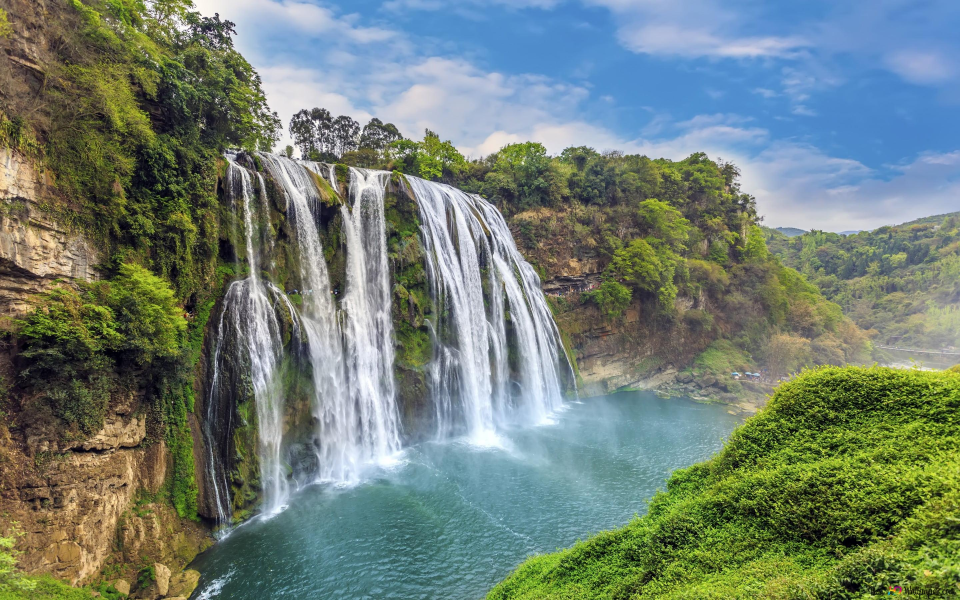
#> input picture imagens/cascata1.jpg, 2880 x 1800 px (shown at 1/3 size); its folder holds only this picture in this run
$ python edge_detection.py
#> lines starting #> are read from the running program, lines starting #| are printed output that depends on the picture; after the words box and inside, x2 and y2 are one past the last pixel; in counts of white or black regions, pixels touching at a corner belong together
import cv2, os
import numpy as np

# ───── parâmetros ─────
BLUR_KSIZE   = (5,5)     # kernel do GaussianBlur
SIGMA        = 0.33      # para auto_canny
DILATE_ITERS = 1         # para “abrir” ligeiramente as bordas
ERODE_ITERS  = 1
# ──────────────────────

INPUT  = os.path.join(os.path.dirname(__file__), "..", "imagens")
OUTPUT = os.path.join(os.path.dirname(__file__), "..", "resultados", "edges_adaptive")
os.makedirs(OUTPUT, exist_ok=True)

    #Limiares low e high(bordas)
def auto_canny(gray, sigma=SIGMA):
    v = np.median(gray)
    low  = int(max(0, (1.0 - sigma)*v))
    high = int(min(255, (1.0 + sigma)*v))
    return cv2.Canny(gray, low, high)

for fn in os.listdir(INPUT):
    if not fn.lower().endswith((".jpg","jpeg","png")): continue
    img = cv2.imread(os.path.join(INPUT, fn))
#> img is the input picture: shape (1800, 2880, 3); mean B, G, R 117.3, 128.4, 113.9
    if img is None: continue

    orig_h, orig_w = img.shape[:2]
#> orig_h = 1800; orig_w = 2880

    # ——— 1) escolha de ROI (automaticamente ou interactivamente) ———
    ROIS = {
      "tigre3.jpg":    (50, 50, 500, 300),
      "ponteee.jpg":   (100,100,800,400),
    }
    # 1) define e limite a ROI(x e y, coordenadas canto superior esquerdo do ROI e w,h são altura e largura do ROI)
    x, y, w, h = 0, 0, orig_w, orig_h
#> x = 0; y = 0; w = 2880; h = 1800
    x = max(0, min(x, orig_w-1))
    y = max(0, min(y, orig_h-1))
    w = max(1, min(w, orig_w - x))
    h = max(1, min(h, orig_h - y))
    sub = img[y:y+h, x:x+w]

    # ——— 2) blur para reduzir ruído(Aplicacao de Filtro)———
    gray = cv2.cvtColor(sub, cv2.COLOR_BGR2GRAY)
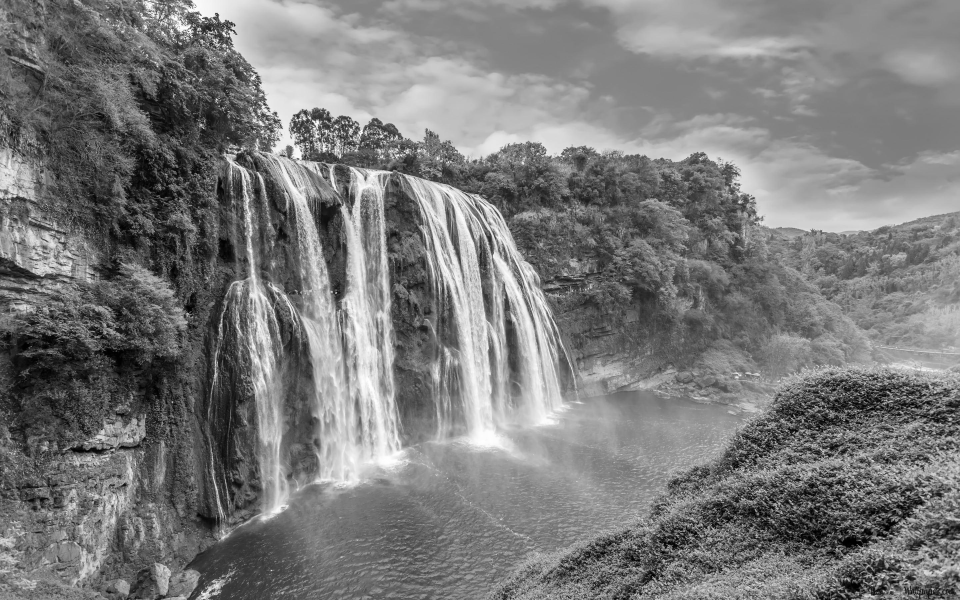
#> gray: shape (1800, 2880) (shown at 1/3 size); min 0, max 255, mean 122.8
    blurred = cv2.GaussianBlur(gray, BLUR_KSIZE, 0)

    # ——— 3) detecção de bordas adaptativa(Mapa binario edges) ———
    edges = auto_canny(blurred)
#> in auto_canny, `v = np.median(gray)`: v = 126
#> in auto_canny, `low  = int(max(0, (1.0 - sigma)*v))`: low = 84
#> in auto_canny, `high = int(min(255, (1.0 + sigma)*v))`: high = 167
#> in auto_canny, `return cv2.Canny(gray, low, high)`:
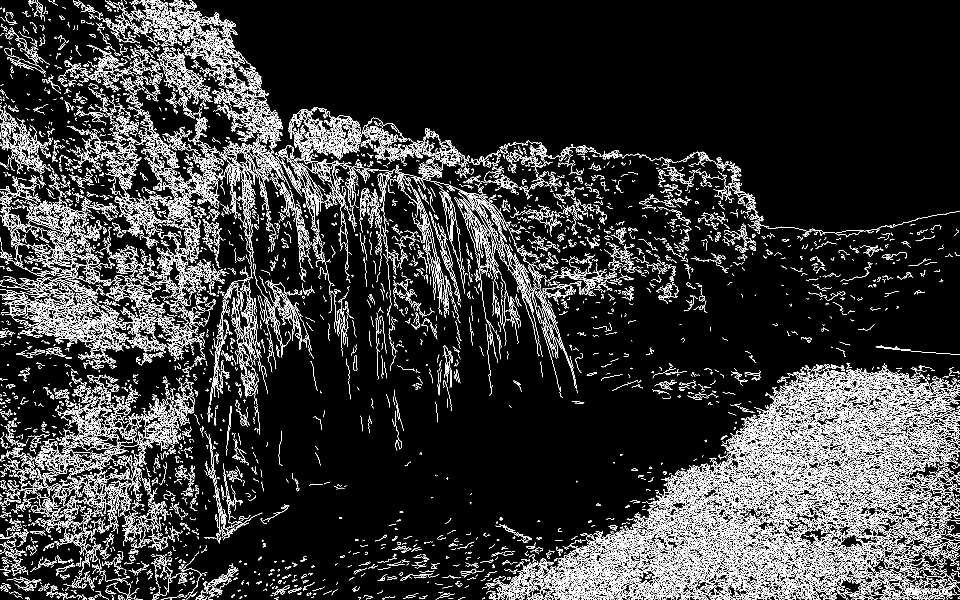
#> returned value: shape (1800, 2880) (shown at 1/3 size); 9.1% white in thin lines or dots

    # ——— 4) limpa pequenas imperfeicoes ———
    if DILATE_ITERS>0:
        edges = cv2.dilate(edges, None, iterations=DILATE_ITERS)
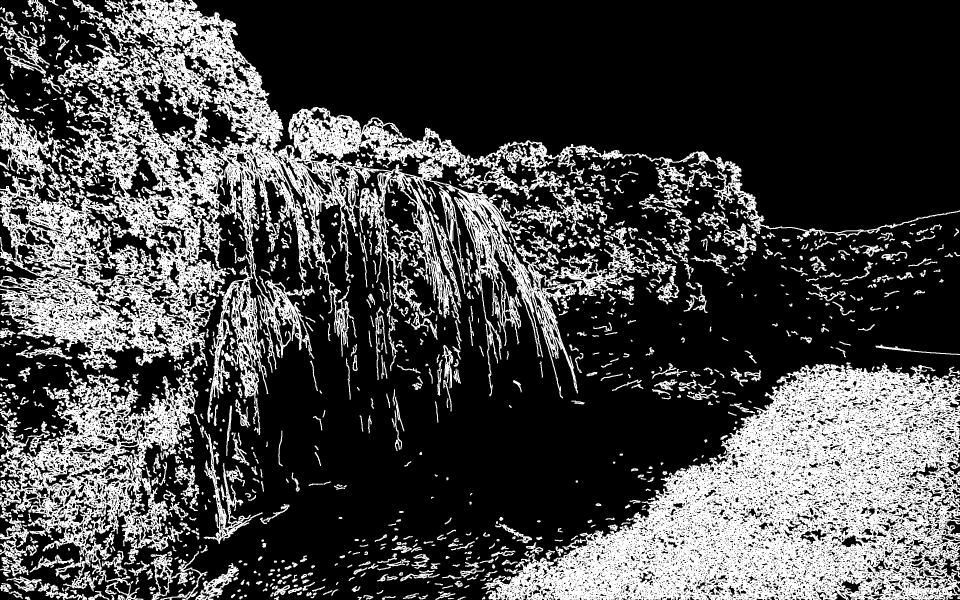
#> edges: shape (1800, 2880) (shown at 1/3 size); 28.1% white; 1308 white regions (1 under 20 px), largest, box (x1, y1, x2, y2) and area: (0, 0, 2880, 1216) 543912, (1445, 1089, 2880, 1800) 492912, (0, 1105, 586, 1800) 119691
    if ERODE_ITERS>0:
        edges = cv2.erode(edges, None, iterations=ERODE_ITERS)
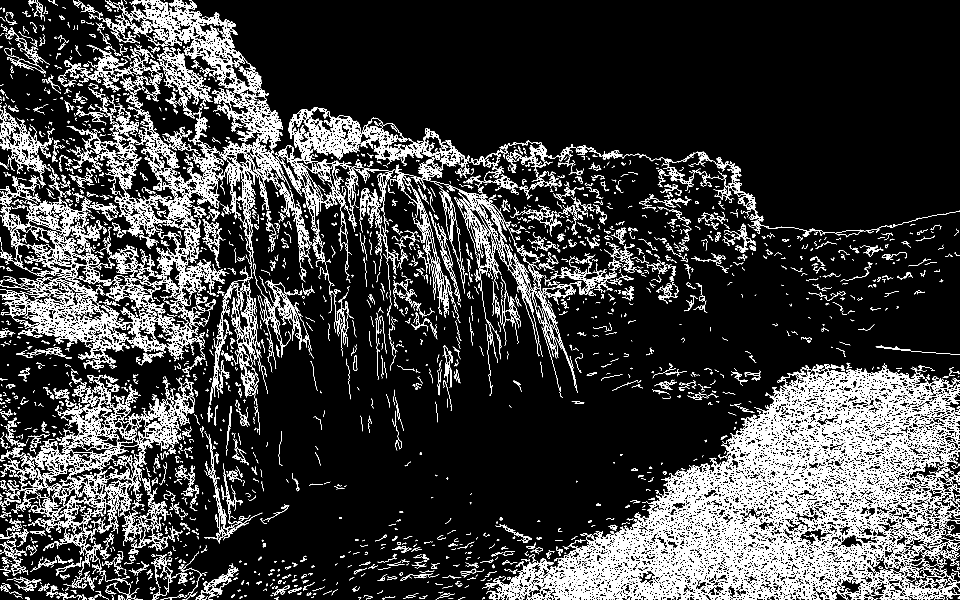
#> edges: shape (1800, 2880) (shown at 1/3 size); 15.5% white; 1921 white regions (493 under 20 px), largest, box (x1, y1, x2, y2) and area: (1446, 1090, 2880, 1800) 313718, (0, 0, 2880, 1215) 255644, (48, 1125, 585, 1699) 53513

    # ——— 5) coloca o resultado de volta na imagem inteira (preto no resto) ———
    canvas = np.zeros_like(img)  # canvas do tamanho da imagem original
    canvas[y:y+h, x:x+w] = cv2.cvtColor(edges, cv2.COLOR_GRAY2BGR)

    out = os.path.join(OUTPUT, fn.replace(".", "_edges."))
    cv2.imwrite(out, canvas)
    print(f"✅ {fn} → {out}")

$ run again, on imagens/vaca.jpg
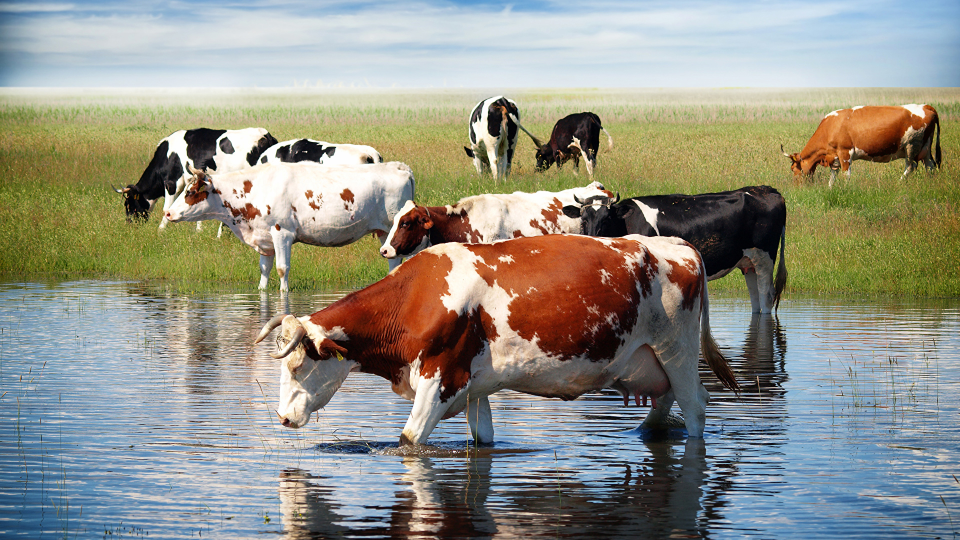
#> input picture imagens/vaca.jpg, 1920 x 1080 px (shown at 1/2 size)
#> img is the input picture: shape (1080, 1920, 3); mean B, G, R 133.8, 145.3, 145.2
#> `gray = cv2.cvtColor(sub, cv2.COLOR_BGR2GRAY)`:
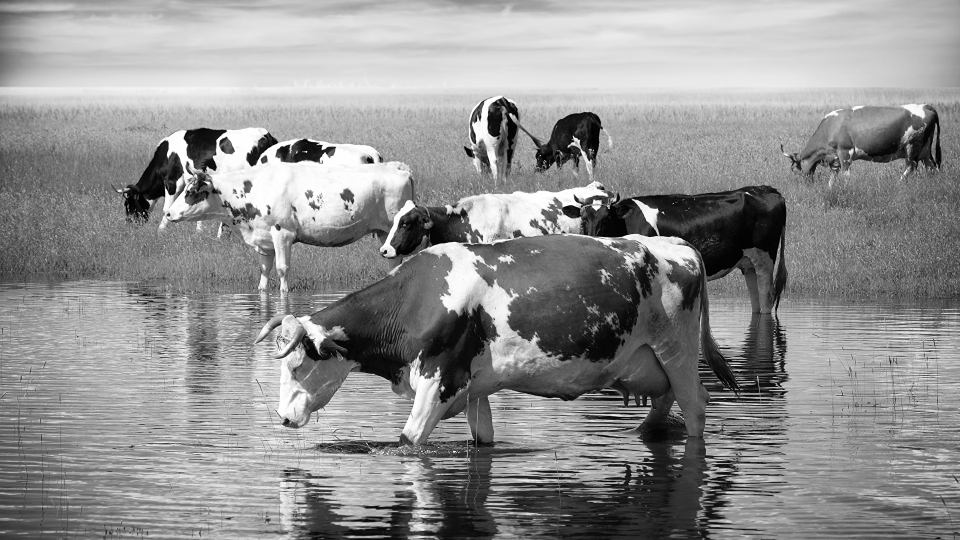
#> gray: shape (1080, 1920) (shown at 1/2 size); min 0, max 255, mean 144
#> v = 151
#> low = 101
#> high = 200
#> `edges = cv2.erode(edges, None, iterations=ERODE_ITERS)`:
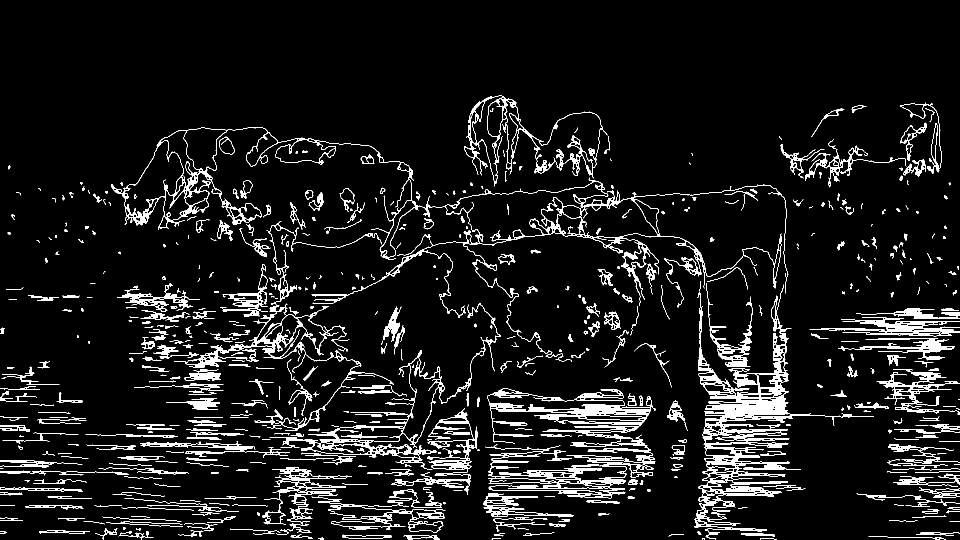
#> edges: shape (1080, 1920) (shown at 1/2 size); 7.9% white; 543 white regions (111 under 20 px), largest, box (x1, y1, x2, y2) and area: (1388, 569, 1748, 1080) 23017, (222, 254, 1577, 723) 18668, (970, 777, 1311, 997) 17820

$ run again, on imagens/zebra.jpg
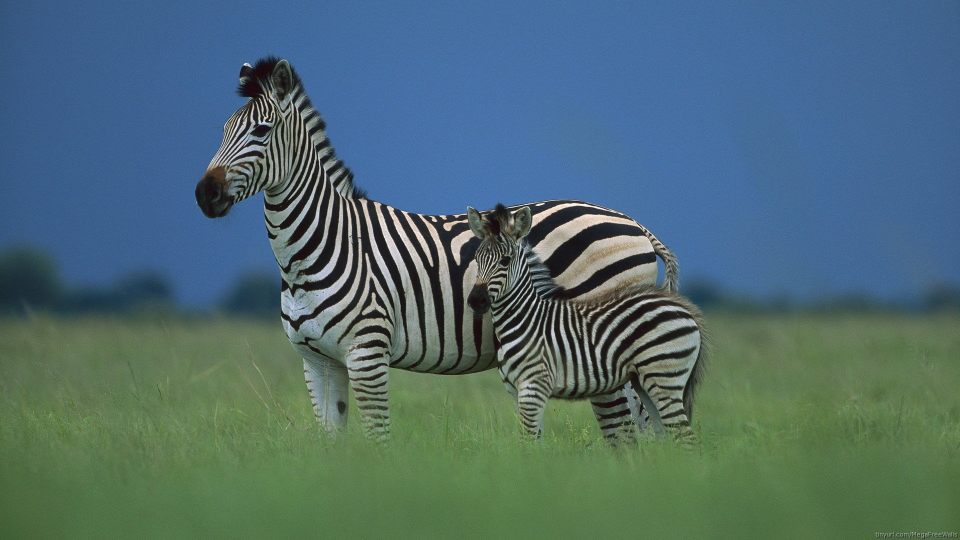
#> input picture imagens/zebra.jpg, 1920 x 1080 px (shown at 1/2 size)
#> img is the input picture: shape (1080, 1920, 3); mean B, G, R 113.1, 107.4, 79
#> `gray = cv2.cvtColor(sub, cv2.COLOR_BGR2GRAY)`:
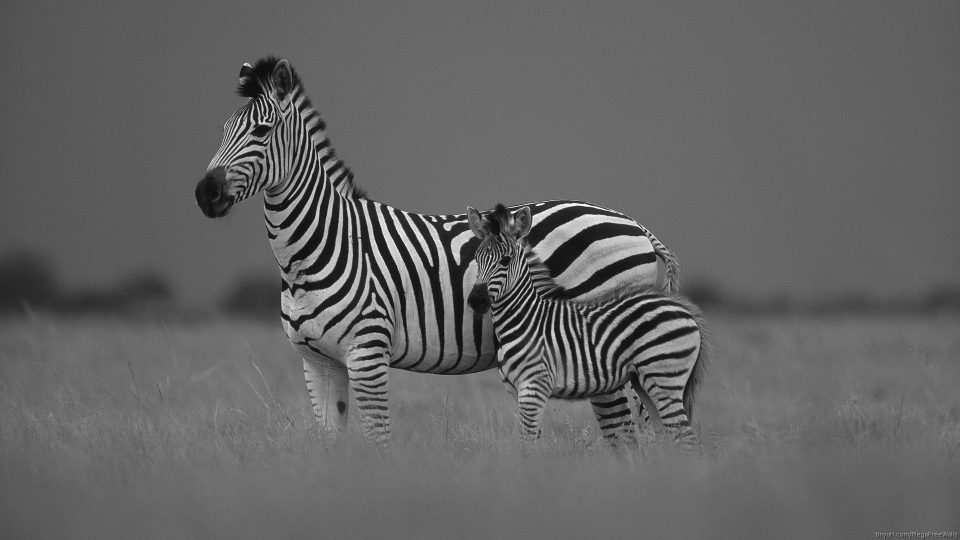
#> gray: shape (1080, 1920) (shown at 1/2 size); min 0, max 255, mean 99.6
#> v = 102
#> low = 68
#> high = 135
#> `edges = cv2.erode(edges, None, iterations=ERODE_ITERS)`:
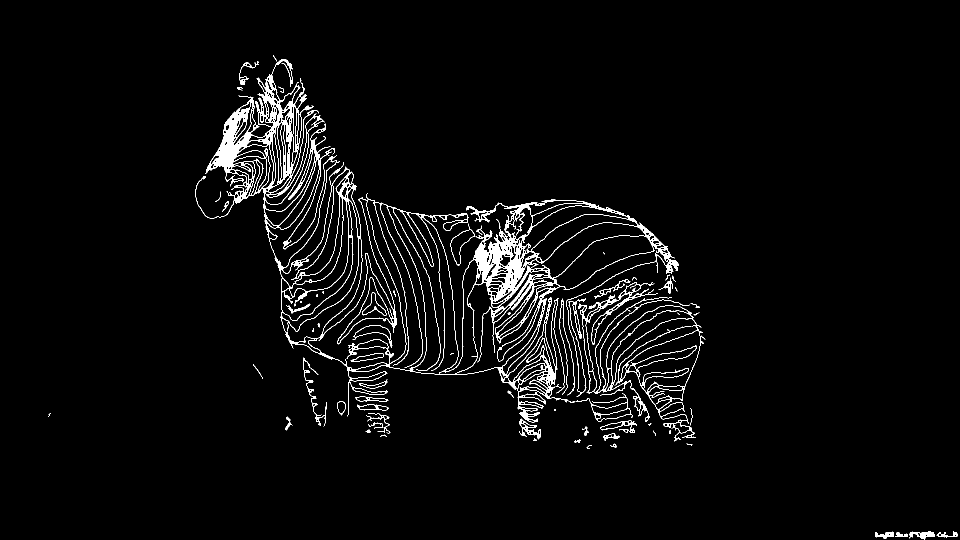
#> edges: shape (1080, 1920) (shown at 1/2 size); 3.1% white; 71 white regions (18 under 20 px), largest, box (x1, y1, x2, y2) and area: (390, 118, 1358, 845) 50020, (1189, 594, 1411, 883) 5223, (1156, 564, 1316, 787) 1903

$ run again, on imagens/evereste2.jpg
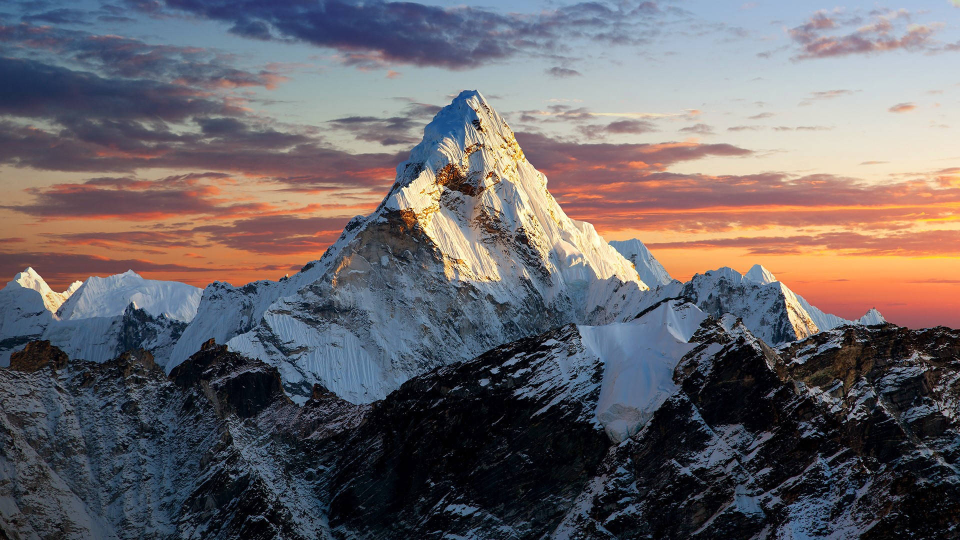
#> input picture imagens/evereste2.jpg, 1920 x 1080 px (shown at 1/2 size)
#> img is the input picture: shape (1080, 1920, 3); mean B, G, R 104.1, 100.1, 105.3
#> `gray = cv2.cvtColor(sub, cv2.COLOR_BGR2GRAY)`:
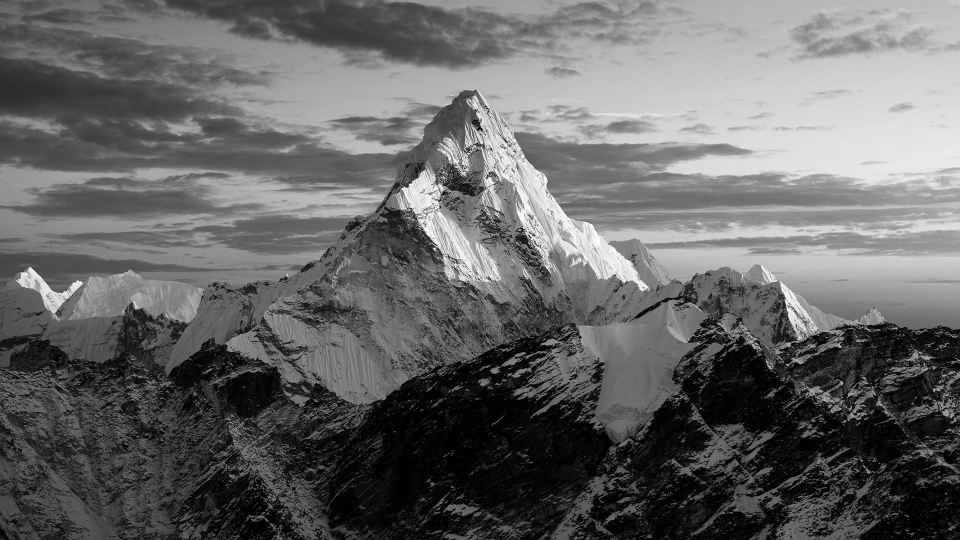
#> gray: shape (1080, 1920) (shown at 1/2 size); min 0, max 254, mean 102.1
#> v = 98
#> low = 65
#> high = 130
#> `edges = cv2.erode(edges, None, iterations=ERODE_ITERS)`:
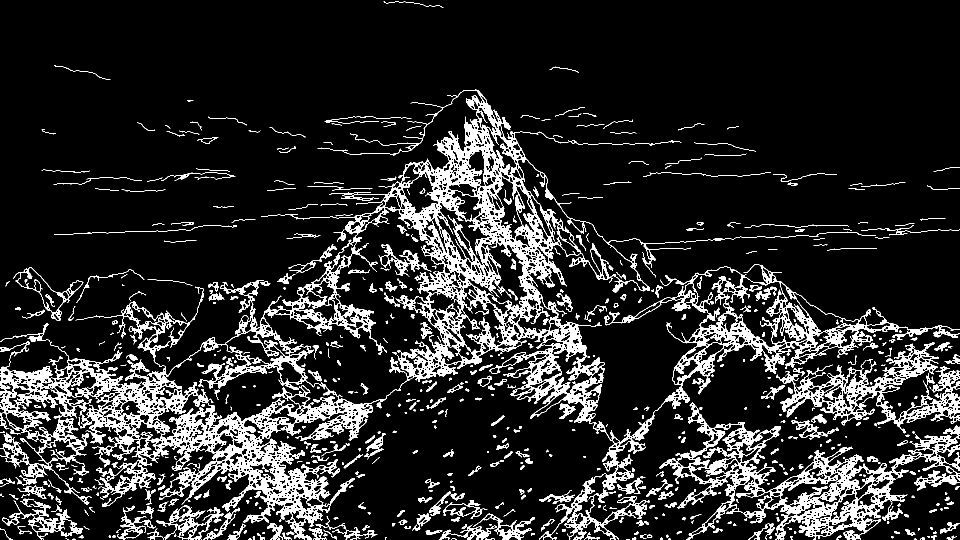
#> edges: shape (1080, 1920) (shown at 1/2 size); 13.5% white; 627 white regions (160 under 20 px), largest, box (x1, y1, x2, y2) and area: (0, 179, 1920, 1080) 181765, (1319, 805, 1920, 1080) 31604, (1552, 684, 1920, 867) 14702
